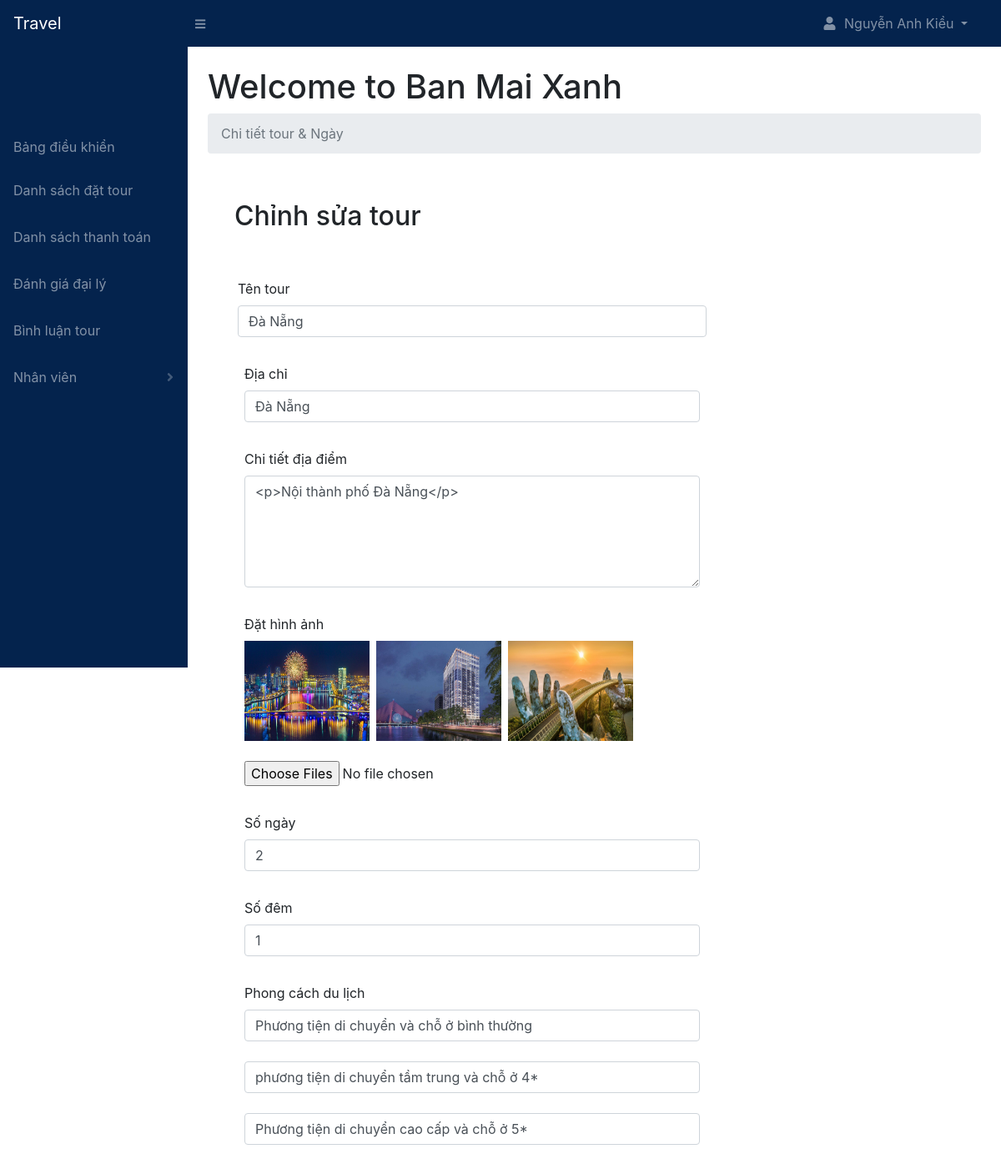
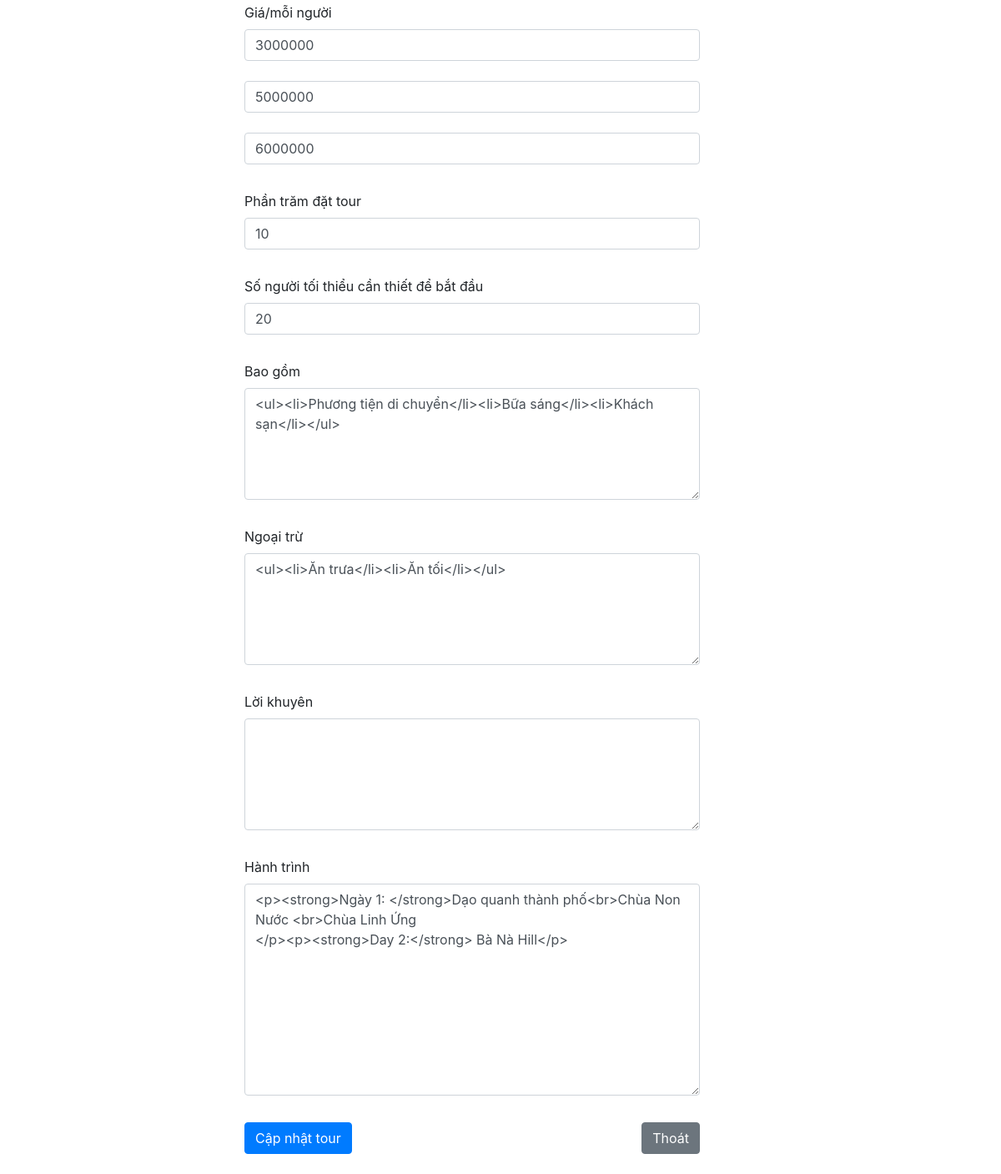
The page /agency/packages.php?page=edit_package&edit=2 (signed in) on the database its author committed (2 pictures, top to bottom).
### tables this page shows
CREATE TABLE `packages` (
  `package_id` int(11) NOT NULL,
  `agency_id` int(11) NOT NULL,
  `package_name` varchar(255) NOT NULL,
  `location` varchar(255) NOT NULL,
  `place_details` text NOT NULL,
  `place_images` text NOT NULL,
  `num_days` int(11) NOT NULL,
  `num_nights` int(11) NOT NULL,
  `budget_price` int(20) NOT NULL,
  `comfort_price` int(20) NOT NULL,
  `lux_price` int(20) NOT NULL,
  `budget_details` varchar(255) NOT NULL,
  `comfort_details` varchar(255) NOT NULL,
  `lux_details` varchar(255) NOT NULL,
  `booking_percentage` int(11) NOT NULL,
  `min_people` int(11) NOT NULL,
  `includes` text NOT NULL,
  `excludes` text NOT NULL,
  `counsel` text NOT NULL,
  `itinerary` text NOT NULL,
  `package_status` varchar(255) NOT NULL,
  `package_date` date NOT NULL
);

### includes/functions.php (called while the page is built, shortened)
<?php
    function readPackage($package_id){
        include 'db.php';
        $stmt = $pdo->prepare('SELECT * FROM packages WHERE package_id = :package_id');
        $stmt->execute([':package_id' => $package_id]);
        $package = $stmt->fetch(PDO::FETCH_ASSOC);
        return $package;
    }
?>

### agency/includes/edit_package.php (the view, shortened to what this page needs)
<?php
    if(isset($_SESSION['agency_id'])){
        if(isset($_GET['edit'])){
            $package_id = $_GET['edit'];
            $package = readPackage($package_id);
        }
    }
?>
<head>
</head>
<br>
<div class="container">
    <h2 class="p-2 pb-5">Chỉnh sửa tour</h2>
    <form action="" method="post" enctype="multipart/form-data" class="col-md-8">
        <div class="form-group pb-2">
            <label for="package_name">Tên tour</label>
            <input type="text" class="form-control" value="<?php echo $package['package_name']; ?>" id="" name="package_name">
        </div>
        <div class="form-group p-2">
            <label for="location">Địa chỉ</label>
            <input type="text" class="form-control" value="<?php echo $package['location']; ?>"  id="" name="location">
        </div>
        <div class="form-group p-2">
            <label for="place_details">Chi tiết địa điểm</label>
            <textarea name="place_details" class="form-control" id="body" cols="30" rows="5"><?php echo $package['place_details']; ?></textarea>
        </div>
        <div class="form-group p-2">
            <label for="">Đặt hình ảnh</label><br>
        <?php
            $stmt = $pdo->prepare('SELECT place_images FROM packages WHERE package_id = :package_id');
            $stmt->execute([':package_id' => $package['package_id']]);
            $img = $stmt->fetchColumn();
            $img = explode(',', $img);
            $img_count = count($img);
            $search = ["(", "'", ")" ];
            for($i=0; $i<$img_count; $i++){
                $place_img = str_replace($search, '', $img[$i]);
                echo '<img src="../images/packages/'. $place_img .'" width="150" height="120" class="mr-2" alt="'. $package['location'] .'">';
        }
        ?>
            <br><br>
            <input type="file" name="place_images[]" multiple >
        </div>
        <div class="form-group p-2">
            <label for="num_days">Số ngày</label>
            <input type="number" class="form-control" value="<?php echo $package['num_days']; ?>" id="" name="num_days">
        </div>
        <div class="form-group p-2">
            <label for="num_nights">Số đêm</label>
            <input type="number" class="form-control" value="<?php echo $package['num_nights']; ?>" id="" name="num_nights">
        </div>
        <div class="form-group p-2">
            <label for="package_details">Phong cách du lịch</label>
            <input type="text" class="form-control" value="<?php echo $package['budget_details']; ?>" id="" name="budget_details" placeholder="Tiết kiệm"><br>
            <input type="text" class="form-control" value="<?php echo $package['comfort_details']; ?>" id="" name="comfort_details" placeholder="Tiện nghi"><br>
            <input type="text" class="form-control" value="<?php echo $package['lux_details']; ?>" id="" name="lux_details" placeholder="Sang trọng">
        </div>
        <div class="form-group p-2">
            <label for="package_price">Giá/mỗi người</label>
            <input type="number" class="form-control" value="<?php echo $package['budget_price']; ?>" id="" name="budget_price" placeholder="Tiết kiệm"><br>
            <input type="number" class="form-control" value="<?php echo $package['comfort_price']; ?>" id="" name="comfort_price" placeholder="Tiện nghi"><br>
            <input type="number" class="form-control" value="<?php echo $package['lux_price']; ?>" id="" name="lux_price" placeholder="Sang trọng">
        </div>
        <div class="form-group p-2">
            <label for="booking_percentage">Phần trăm đặt tour</label>
            <input type="number" class="form-control" value="<?php echo $package['booking_percentage']; ?>" id="" name="booking_percentage">
        </div>
        <div class="form-group p-2">
            <label for="min_people">Số người tối thiểu cần thiết để bắt đầu</label>
            <input type="number" class="form-control" value="<?php echo $package['min_people']; ?>"  id="" name="min_people">
        </div>
        <div class="form-group p-2">
            <label for="includes">Bao gồm</label>
            <textarea name="includes" class="form-control" id="body" cols="30" rows="5"><?php echo $package['includes']; ?></textarea>
        </div>
        <div class="form-group p-2">
            <label for="excludes">Ngoại trừ</label>
            <textarea name="excludes" class="form-control" id="body" cols="30" rows="5"><?php echo $package['excludes']; ?></textarea>
        </div>
        <div class="form-group p-2">
            <label for="counsel">Lời khuyên</label>
            <textarea name="counsel" class="form-control" id="body" cols="30" rows="5"><?php echo $package['counsel']; ?></textarea>
        </div>
        <div class="form-group p-2">
            <label for="itinerary">Hành trình</label>
            <textarea name="itinerary" class="form-control" id="body" cols="30" rows="10"><?php echo $package['itinerary']; ?></textarea>
        </div>
        <div class="form-group p-2">
            <input type="submit" value="Cập nhật tour" name="update_package" class="btn btn-primary">
            <a href="packages.php" type="button" class="btn btn-secondary float-right">Thoát</a>
        </div>
    </form>
</div>

### rows shown on the page
packages: package_name "Đà Nẵng", location "Đà Nẵng", place_details "<p>Nội thành phố Đà Nẵng</p>", num_days "2", num_nights "1", budget_details "Phương tiện di chuyển và chỗ ở bình thường", comfort_details "phương tiện di chuyển tầm trung và chỗ ở 4*", lux_details "Phương tiện di chuyển cao cấp và chỗ ở 5*", budget_price "3000000", comfort_price "5000000", lux_price "6000000", booking_percentage "10", min_people "20", includes "<ul><li>Phương tiện di chuyển</li><li>Bữa sáng</li><li>Khách sạn</li></ul>", excludes "<ul><li>Ăn trưa</li><li>Ăn tối</li></ul>", itinerary "<p><strong>Ngày 1: </strong>Dạo quanh thành phố<br>Chùa Non Nước <br>Chùa Linh Ứng </p><p><strong>Day 2:</strong> Bà Nà Hill</p>"

### other values the page prints
$_SESSION['owner_name'] "Nguyễn Anh Kiều"
$_SESSION['agency_name'] "Ban Mai Xanh"
